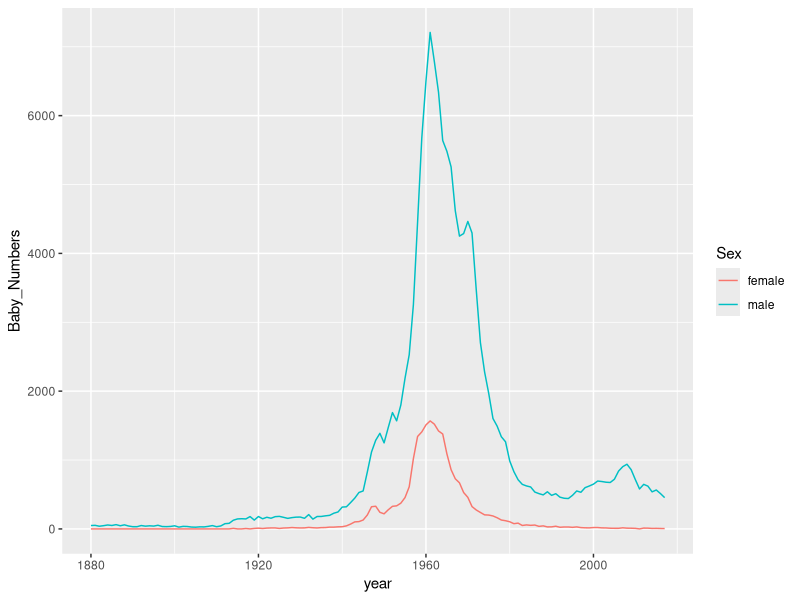
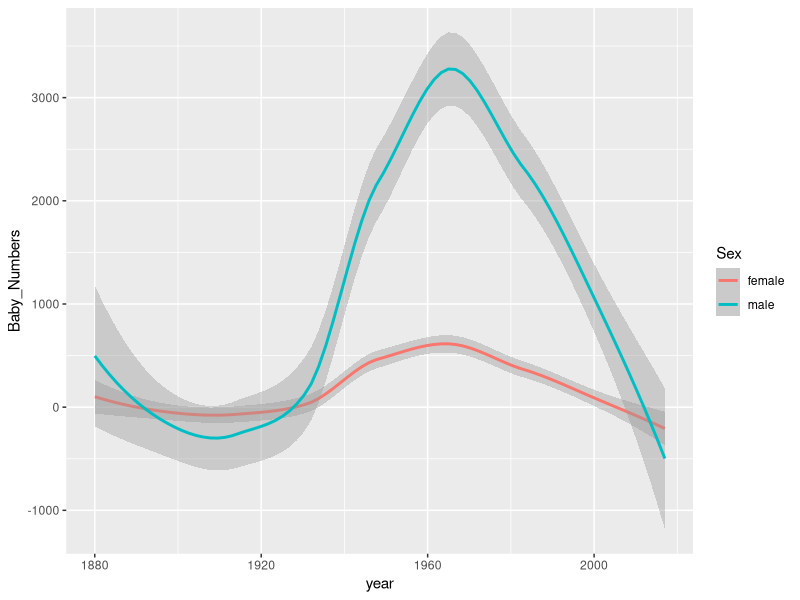
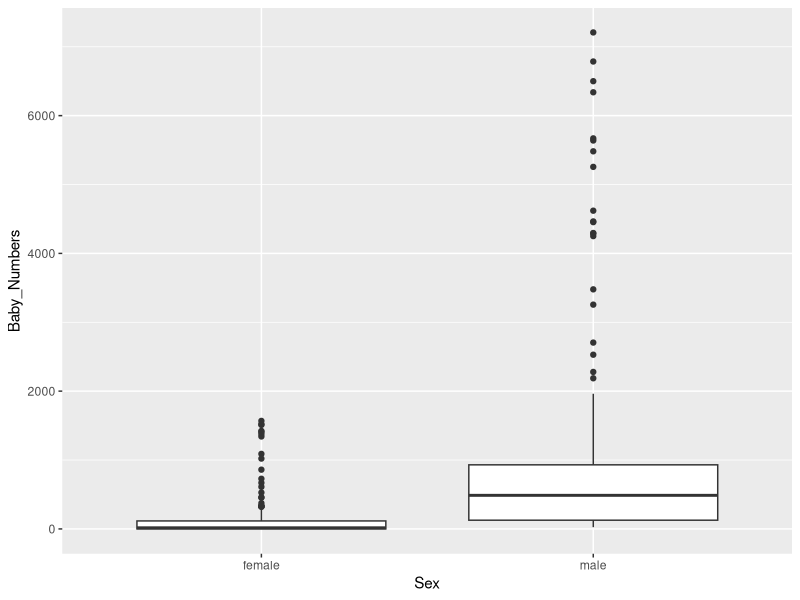

Write R code to recreate these figures, in order.
######
# Homework 4: Trystan A. Bordeau
######

######
# First we must install the tidyverse
# package
######

library("tidyverse")

######
# Convert the file chris_names_wide.csv
# into an object
######

chris_names_wide <- read.csv("data/chris_names_wide.csv")

#####
# Convert our wide "wide" data into "long" data
# by using the "gather()" function on R
######

chris_names_long <- gather(chris_names_wide, Sex, Baby_Numbers, male:female)

######
# Now that the data is in "long" format, we can plot 
# this data using ggplot. We will use a basic line graph with 
# different colored lines representing different genders
######

ggplot(chris_names_long, aes (x=year, y=Baby_Numbers)) + geom_line(aes(colour=Sex))

######
# Now we will make the same line graph but with a different 
# textured line using geom_smooth
######

ggplot(chris_names_long, aes(x = year, y = Baby_Numbers)) + geom_smooth(aes(colour=Sex))

######
# Now we will use the chris_names_long data to make a simple 
# boxplot between the two genders 
######

ggplot(chris_names_long, aes(x=Sex, y=Baby_Numbers))+geom_boxplot()

